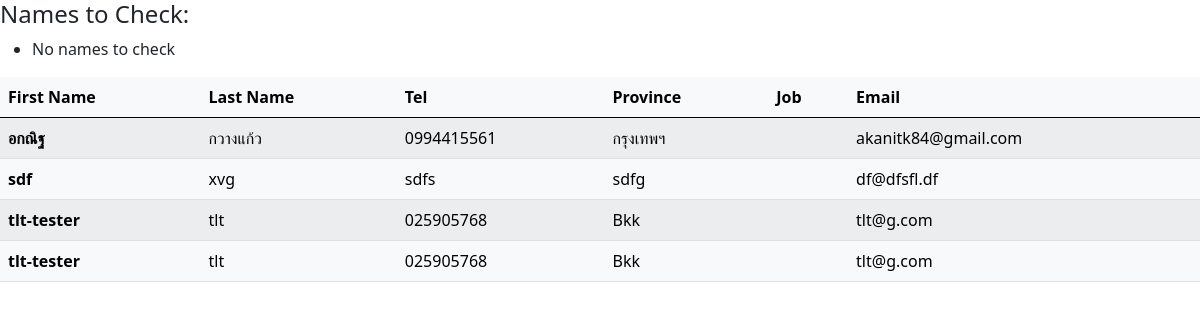
Screenshot of /view_users with the database file from the repository.
### loginapp/models.py (models this page shows, shortened)
class User(models.Model):
    username   = models.CharField(max_length=100)
    password   = models.CharField(max_length=100)
    first_name = models.CharField(max_length=100)
    last_name  = models.CharField(max_length=100)
    tel        = models.CharField(max_length=100)
    province   = models.CharField(max_length=100)
    business   = models.CharField(max_length=100)
    email     =  models.CharField(max_length=100)
    date       = models.DateField(auto_now_add=True)

### loginapp/views.py (the view)
# urls.py: path('view_users', views.view_users),
def view_users(request):
    users = User.objects.all()
    return render(request, "view_users.html" , {"users":users})

### loginapp/templates/view_users.html (shortened to what this page needs)
{% load static %}
<!DOCTYPE html>
<html lang="en">
<head>
    <link rel="stylesheet" href="{% static 'css/bootstrap.min.css' %}">
    <link href="https://cdn.jsdelivr.net/npm/bootstrap@5.0.2/dist/css/bootstrap.min.css" rel="stylesheet">
</head>
<body>
<h4>Names to Check:</h4>
<ul>
    {% if names_to_check %}
        {% for name in names_to_check %}
            <li>{{ name }}</li>
        {% endfor %}
    {% else %}
        <li>No names to check</li>
    {% endif %}
</ul>
    <table class="table table-light table-striped">
        <thead>
            <tr>
                <th scope="col">First Name</th>
                <th scope="col">Last Name</th>
                <th scope="col">Tel</th>
                <th scope="col">Province</th>
                <th scope="col">Job</th>
                <th scope="col">Email</th>
            </tr>
        </thead>
        <tbody>
            {% for user in users %}
                <tr>
                    <th scope="row">{{ user.first_name }}</th>
                    <td>{{ user.last_name }}</td>
                    <td>{{ user.tel }}</td>
                    <td>{{ user.province }}</td>
                    <td>{{ user.job }}</td>
                    <td>{{ user.email }}</td>
                </tr>
            {% endfor %}
        </tbody>
    </table>
</body>
</html>

### rows the page displays
User: first_name "อกณิฐ", last_name "กวางแก้ว", tel "0994415561", province "กรุงเทพฯ", email "akanitk84@gmail.com"
User: first_name "sdf", last_name "xvg", tel "sdfs", province "sdfg", email "df@dfsfl.df"
User: first_name "tlt-tester", last_name "tlt", tel "025905768", province "Bkk", email "tlt@g.com"
User: first_name "tlt-tester", last_name "tlt", tel "025905768", province "Bkk", email "tlt@g.com"
